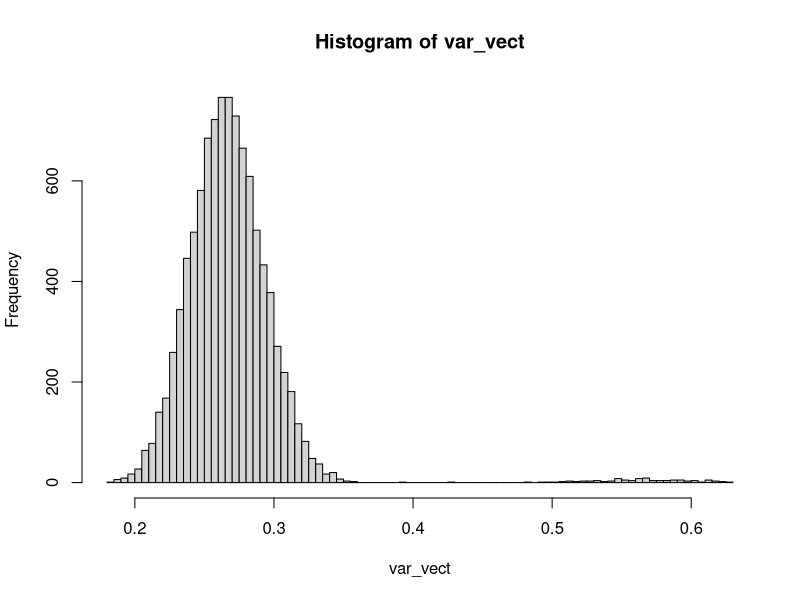
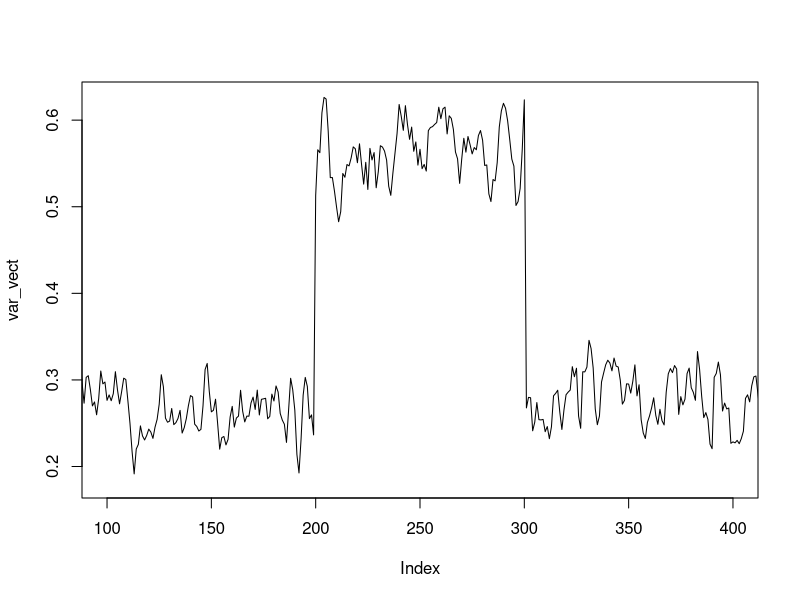
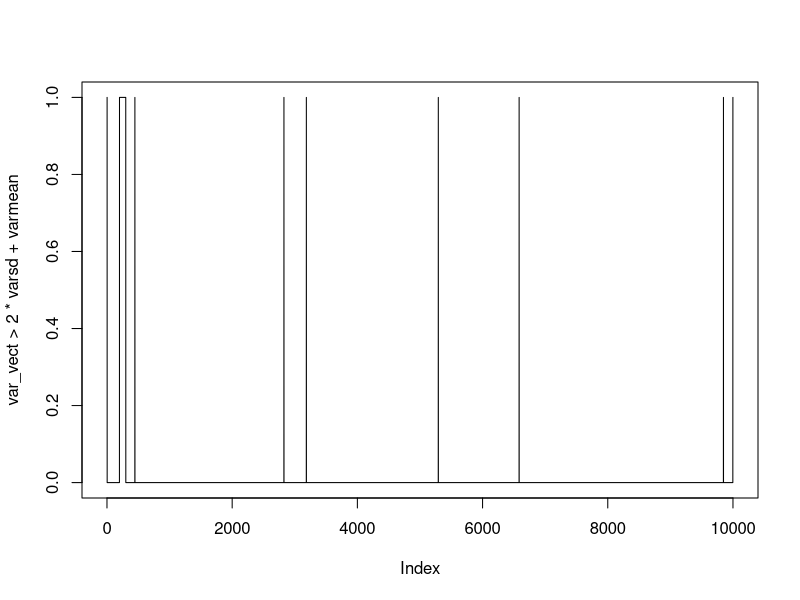
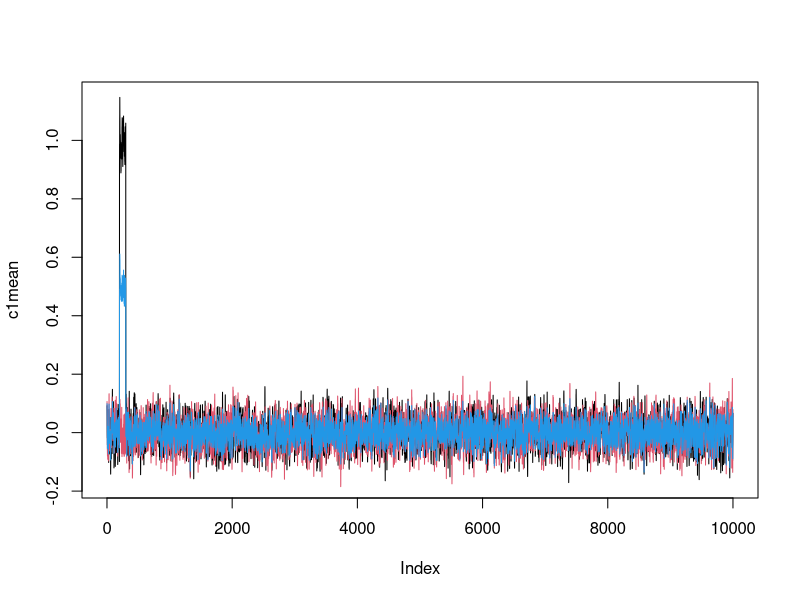
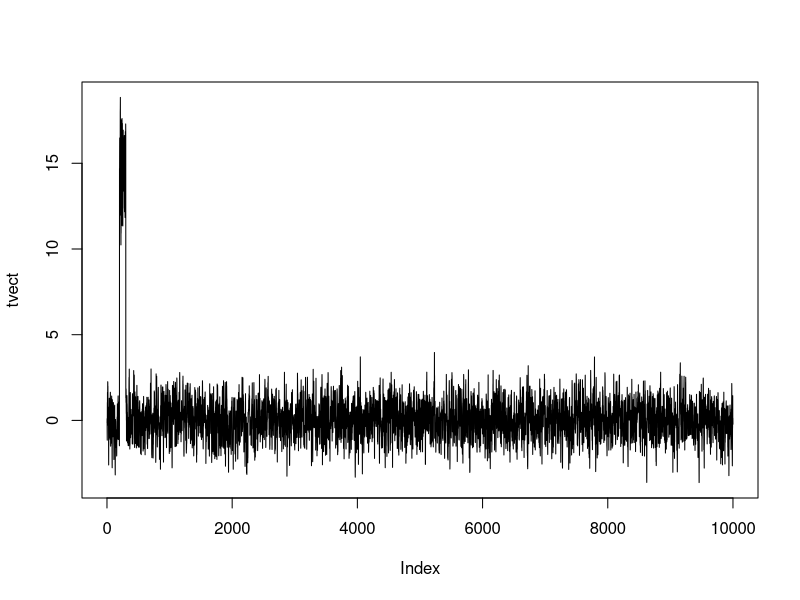

Recreate these plots in R, in order.
# variance test to select timepoints for further analysis
# to avoid mulitple compatisons

# gaussian noise function
gaus_noise <- function(x, sd) {
  m <- mean(x)
  rnorm(x, m, sd)
}

# generate data1
samples <- 10000
trialsInCondition <- 30
condition1 <- rep(1,samples)

for (trial in 1:trialsInCondition){
  trial <- smooth(gaus_noise(rep(0,samples),.5))
  condition1 <- rbind(condition1,trial)
}
condition1 <- condition1[2:trialsInCondition+1,]
condition1[,200:300] <- condition1[,200:300] + 1

# generate data2
trialsInCondition <- 30
condition2 <- rep(1,samples)

for (trial in 1:trialsInCondition){
  trial <- smooth(gaus_noise(rep(0,samples),.5))
  condition2 <- rbind(condition2,trial)
}
condition2 <- condition2[2:trialsInCondition+1,]

# all data
all <- rbind(condition1,condition2)

# calulate sd
var_vect <- rep(0,samples)
for (n in 1:length(var_vect)){
  var_vect[n] <- sd(all[,n])
}

hist(var_vect,100)
plot(var_vect,type='l',xlim=c(100,400))

varmean <- mean(var_vect)
varsd <- sd(var_vect)
sum(var_vect > 5*varsd+varmean)
plot(var_vect > 2*varsd+varmean,type='l')
# condition means
c1mean <- apply(condition1,2,mean)
c2mean <- apply(condition2,2,mean)
allmean <- apply(all,2,mean)
plot(c1mean,type='l')
lines(c2mean,type='l',col=2)
lines(allmean,type='l',col=4)

# t tests
tvect <- rep(0,samples)
for (n in 1:samples){
  tvect[n] <- t.test(condition1[,n],condition2[,n])$statistic
}

plot(tvect,type='l')

### fooo
